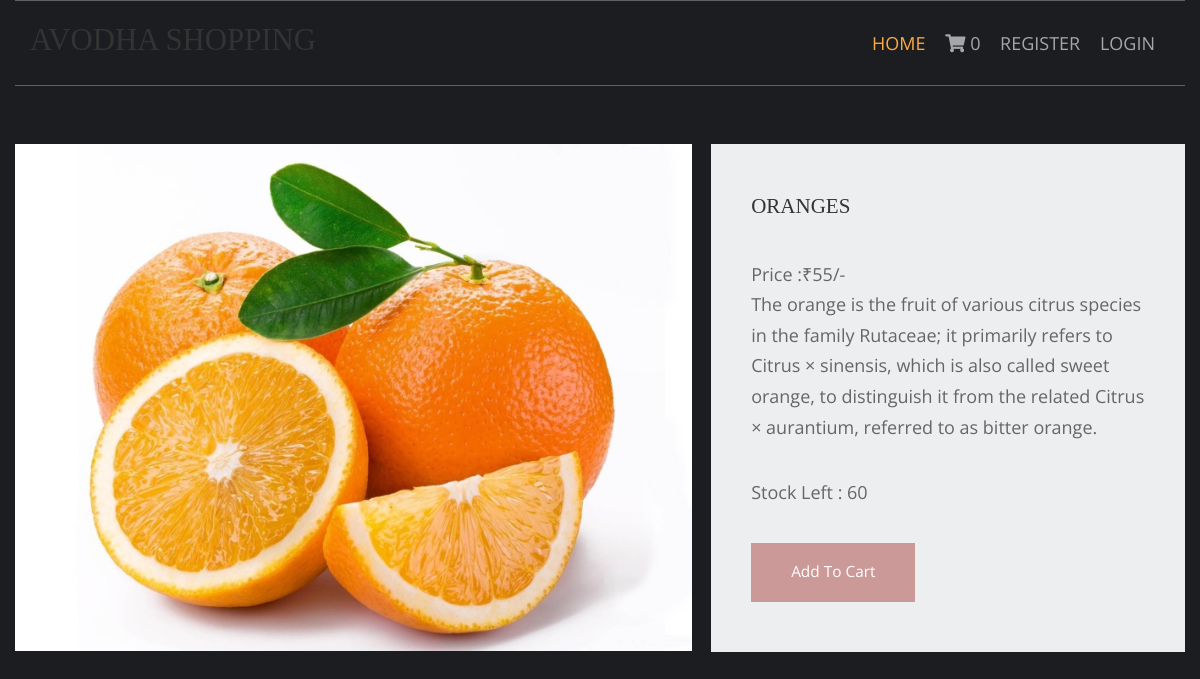
Page /fruits/oranges on the committed database.
### shop/models.py (models this page shows, shortened)
class products(models.Model):
    name = models.CharField(max_length=150,unique=True)
    slug = models.CharField(max_length=250,unique=True)
    img = models.ImageField(upload_to='product')
    desc = models.TextField()
    stock = models.IntegerField()
    available = models.BooleanField()
    price = models.IntegerField()
    category = models.ForeignKey(categ,on_delete=models.CASCADE)

### shop/views.py (the view)
# urls.py: path('<slug:c_slug>/<slug:product_slug>', views.ProdDetails, name='details'),
def ProdDetails(request,c_slug,product_slug):
    try:
        prod = products.objects.get(category__slug=c_slug,slug=product_slug)
    except Exception as e:
        raise e
    return render(request,'item.html',{'pr':prod})

### cart/context_processor.py (called while the page is built)
def count(request):
    item_count = 0
    if 'admin' in request .path:
        return {}
    else:
        try:
            ct = cartlist.objects.filter(cart_id=c_id(request))
            cti = items.objects.all().filter(cart=ct[:1])
            for c in cti:
                item_count +=c.quan
        except cartlist.DoesNotExist:
            item_count = 0
        return dict(itc=item_count)

### cart/views.py (called while the page is built)
def c_id(request):
    ct_id = request.session.session_key
    if not ct_id:
        ct_id = request.session.create()
    return ct_id

### templates/item.html (shortened to what this page needs)
{% extends 'base.html' %}
{% load static %}
{% block content %}
<html lang="en">
<head>
    <link href="{% static 'pr/fontawesome/css/all.min.css' %}" rel="stylesheet" />
    <link href="{% static 'pr/css/templatemo-comparto.css' %}" rel="stylesheet" />
</head>
<body>
  <br><br>
        <section class="tm-mb-1" id="about">
            <div class="tm-row tm-about-row">
                <div class="tm-section-1-l">
                    <img src="{{pr.img.url}}" alt="About image" class="tm-img-responsive">
                </div>
                <article class="tm-section-1-r tm-bg-color-8">
                    <h2 class="tm-mb-2 tm-title-color">{{pr.name}}</h2>
                    <p>Price :₹{{pr.price}}/-<br>{{pr.desc}}</p>
                    <p>Stock Left : {{pr.stock}}</p>
                    {% if pr.stock <= 0 %}
                    <h1 style="color:red">Sorry Out of Stock</h1>
                    {% else %}
                    <a href="{% url 'addcart' pr.id %}" class="tm-btn tm-btn-1 tm-link-to-services">Add To Cart</a>
                    {% endif %}
                </article>
            </div>
        </section>
</body>
</html>
{% endblock %}

### static/hm/layout/styles/layout.css (style rules this page uses)
*, *::before, *::after { transition:all .3s ease-in-out; }
body { color:#A5A6AA; background-color:#1C1D21; }
a { color:#FBAB45; }

### static/pr/css/templatemo-comparto.css (style rules this page uses)
*, *::before, *::after { box-sizing: border-box; outline: none; }
ul, h1, h2, h3, h4, p, figure { padding: 0; margin: 0; }
body { font-family: 'Open Sans', Arial, sans-serif; font-size: 18px; overflow-x: hidden; padding-left: 15px; padding-right: 15px; margin: 0; }
h2 { font-size: 1.5rem; }
a { transition: all 0.3s ease; text-decoration: none; }
p { color: #666; line-height: 1.7; margin-bottom: 35px; }
h1, h2, h3, h4, h5, h6 { color: #333; }
.tm-mb-1 { margin-bottom: 20px; }
.tm-mb-2 { margin-bottom: 40px; }
.tm-bg-color-8 { background-color: #EDEEEF; }
.tm-img-responsive { max-width: 100%; height: auto; }
.tm-section-1-l { width: 57.85%; margin-right: 1.65%; }
.tm-section-1-r { padding: 50px 40px; width: 40.5%; }
.tm-row { display: flex; }
.tm-btn { display: inline-block; padding: 15px 40px; font-size: 1.1rem; border: none; background-color: #CC9999; color: white; }
a { color: #666; }

### static/hm/layout/styles/framework.css (style rules this page uses)
html { overflow-y:scroll; overflow-x:hidden; }
html, body { margin:0; padding:0; font-size:14px; line-height:1.6em; }
*, *::before, *::after { box-sizing:border-box; }
a { outline:none; text-decoration:none; }
img { width:auto; max-width:100%; height:auto; margin:0; padding:0; border:none; line-height:normal; vertical-align:middle; }
body, input, textarea, select { font-family:Verdana, Geneva, sans-serif; }
h1, h2, h3, h4, h5, h6, .heading { font-family:Georgia, "Times New Roman", Times, serif; }
::placeholder { opacity:1; }
h1, h2, h3, h4, h5, h6, .heading { margin:0 0 20px 0; font-size:1.4rem; line-height:normal; font-weight:normal; text-transform:uppercase; }
address, article, aside, figcaption, figure, footer, header, main, nav, section { display:block; margin:0; padding:0; }

### rows in the picture
products: img (picture), name "ORANGES", price "55", desc "The orange is the fruit of various citrus species in the family Rutaceae; it primarily refers to Citrus × sinensis, which is also called sweet orange, to distinguish it from the related Citrus × aurantium, referred to as bitter orange.", stock "60"

### other values in the picture
{{ itc }} "0"
